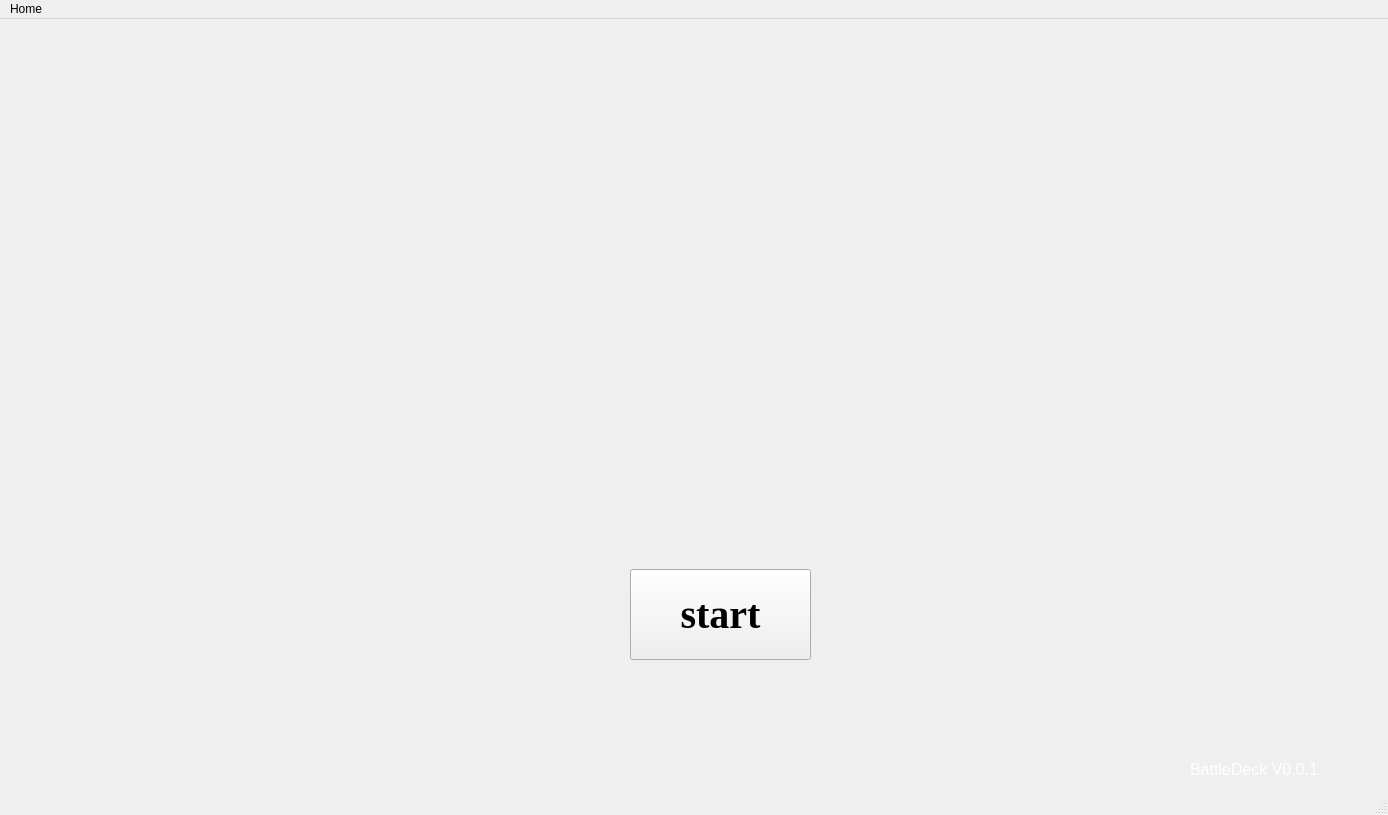
<?xml version="1.0" encoding="UTF-8"?>
<ui version="4.0">
 <class>MainWindow</class>
 <widget class="QMainWindow" name="MainWindow">
  <property name="geometry">
   <rect>
    <x>0</x>
    <y>0</y>
    <width>1388</width>
    <height>815</height>
   </rect>
  </property>
  <property name="windowTitle">
   <string>MainWindow</string>
  </property>
  <widget class="QWidget" name="centralwidget">
   <widget class="QLabel" name="version_label">
    <property name="geometry">
     <rect>
      <x>1190</x>
      <y>740</y>
      <width>191</width>
      <height>21</height>
     </rect>
    </property>
    <property name="text">
     <string>&lt;html&gt;&lt;head/&gt;&lt;body&gt;&lt;p&gt;&lt;span style=&quot; font-size:12pt; color:#ffffff;&quot;&gt;BattleDeck V0.0.1&lt;/span&gt;&lt;/p&gt;&lt;/body&gt;&lt;/html&gt;</string>
    </property>
   </widget>
   <widget class="QLabel" name="theam_label">
    <property name="geometry">
     <rect>
      <x>0</x>
      <y>0</y>
      <width>1800</width>
      <height>900</height>
     </rect>
    </property>
    <property name="text">
     <string/>
    </property>
    <property name="pixmap">
     <pixmap resource="pics.qrc">:/system/sources/pics/BattleDeck.jpg</pixmap>
    </property>
    <property name="scaledContents">
     <bool>true</bool>
    </property>
   </widget>
   <widget class="QPushButton" name="start_game">
    <property name="geometry">
     <rect>
      <x>630</x>
      <y>550</y>
      <width>181</width>
      <height>91</height>
     </rect>
    </property>
    <property name="font">
     <font>
      <family>Times New Roman</family>
      <pointsize>30</pointsize>
      <italic>false</italic>
      <bold>true</bold>
     </font>
    </property>
    <property name="text">
     <string>start</string>
    </property>
   </widget>
   <widget class="QLabel" name="player_1_profile">
    <property name="geometry">
     <rect>
      <x>30</x>
      <y>20</y>
      <width>60</width>
      <height>60</height>
     </rect>
    </property>
    <property name="text">
     <string/>
    </property>
   </widget>
   <widget class="QLabel" name="player_1_health">
    <property name="geometry">
     <rect>
      <x>30</x>
      <y>90</y>
      <width>69</width>
      <height>20</height>
     </rect>
    </property>
    <property name="text">
     <string/>
    </property>
   </widget>
   <widget class="QLabel" name="player_2_profile">
    <property name="geometry">
     <rect>
      <x>1200</x>
      <y>600</y>
      <width>60</width>
      <height>60</height>
     </rect>
    </property>
    <property name="text">
     <string/>
    </property>
   </widget>
   <widget class="QLabel" name="player_2_health">
    <property name="geometry">
     <rect>
      <x>1200</x>
      <y>660</y>
      <width>60</width>
      <height>20</height>
     </rect>
    </property>
    <property name="text">
     <string/>
    </property>
   </widget>
   <zorder>theam_label</zorder>
   <zorder>version_label</zorder>
   <zorder>start_game</zorder>
   <zorder>player_1_profile</zorder>
   <zorder>player_1_health</zorder>
   <zorder>player_2_profile</zorder>
   <zorder>player_2_health</zorder>
  </widget>
  <widget class="QMenuBar" name="menubar">
   <property name="geometry">
    <rect>
     <x>0</x>
     <y>0</y>
     <width>1388</width>
     <height>24</height>
    </rect>
   </property>
   <widget class="QMenu" name="menuBattelDeck">
    <property name="title">
     <string>Home</string>
    </property>
   </widget>
   <addaction name="menuBattelDeck"/>
  </widget>
  <widget class="QStatusBar" name="statusbar"/>
 </widget>
 <resources>
  <include location="pics.qrc"/>
 </resources>
 <connections/>
</ui>
